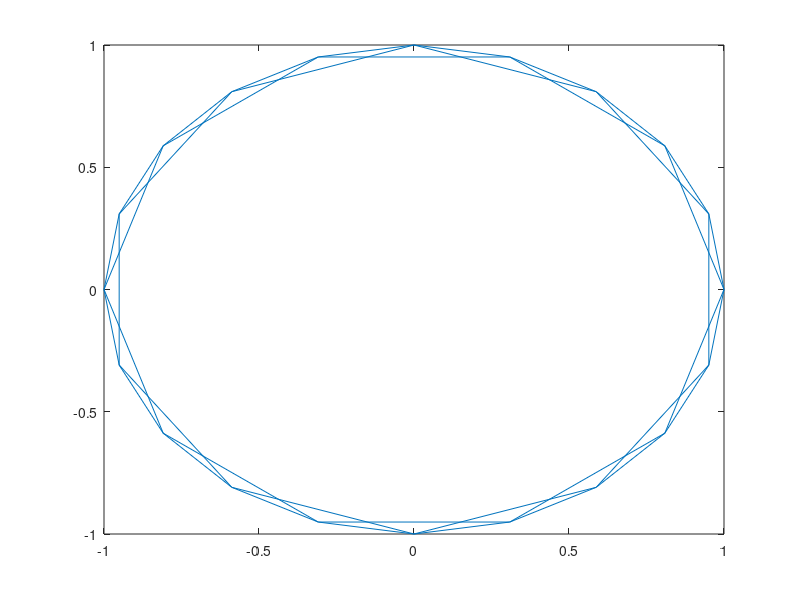
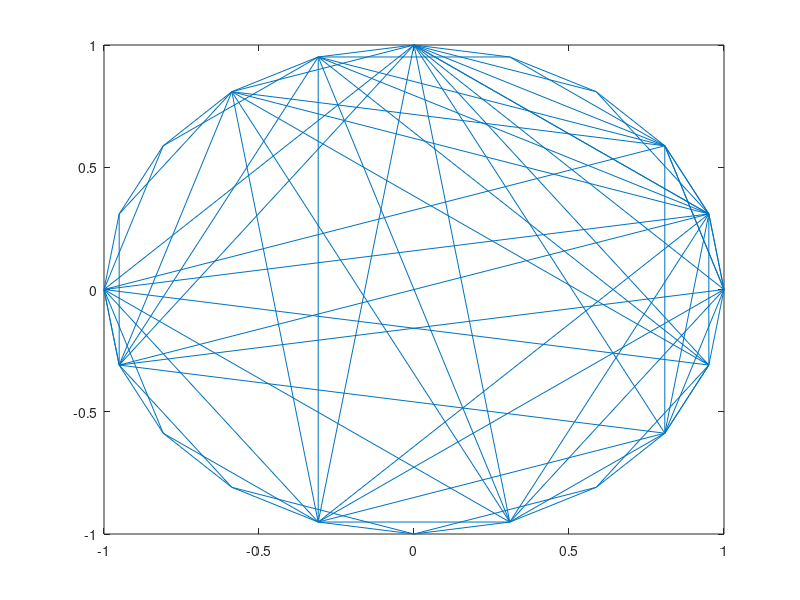

Write the MATLAB code that produced these figures, in order.
%task2
clc
clear all

n = 20;     % number of nodes
c = 2;      %nbr of closest neighbours connected to
p = 0.3;    %prob of connecting shortcut.

nbrEdges = n*c;

%create connection matrix
x = zeros(1, nbrEdges);
y = zeros(1, nbrEdges);
z = ones(1, nbrEdges);
for i = 1:n
    x(i*c-1:i*c) = 1+i:i+ c;
    y(i*c-1:i*c) = i;
end
x = mod(x-1,n) + 1;
A = sparse(x', y', z');

% create circle coordinates
angleStep = 2*pi/n;
k = 1:n;
XY = [cos(angleStep*k); sin(angleStep*k)];

figure(1)
gplot(A, XY')

%make shortcuts
%for each edge maybe place a new edge at random nodes
randNbr = rand(1,nbrEdges);
nbrNewEdges = sum(randNbr < p);
newEdgesXY = zeros(2,nbrNewEdges);
for i = 1:nbrNewEdges;
    newEdgesXY(:,i) = ceil(rand(1,2)*n);
end
A(newEdgesXY(1,:), newEdgesXY(2,:)) = 1;

figure(2)
gplot(A, XY')